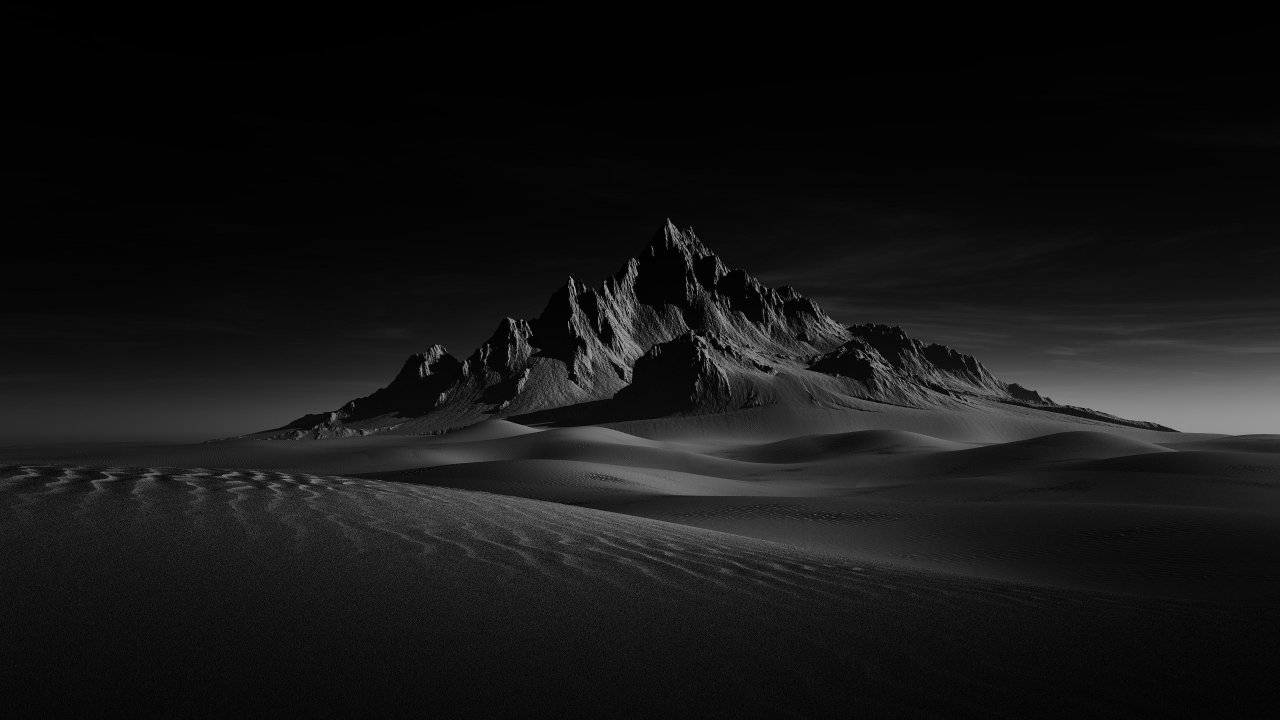
#> input picture home/.config/fastfetch/text-art-source.jpg, 3840 x 2160 px (shown at 1/3 size)
$ python render.py ../fastfetch/text-art-source.jpg ../fastfetch/crest.png out.png
#> lines starting #> are read from the running program, lines starting #| are printed output that depends on the picture
import sys,math,random
from PIL import Image,ImageDraw,ImageFont,ImageFilter
src,fontp,out=sys.argv[1:]
W,H=2560,1440; cw,ch=12,22
cols,rows=W//cw+1,H//ch+1
full=Image.open(src).convert("L")
#> full is the input picture: PIL image 3840x2160 L; min 0, max 225, mean 21.5
img=full.resize((cols,rows),Image.LANCZOS)
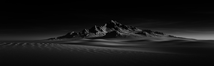
#> img: PIL image 214x66 L; min 0, max 152, mean 21.5
edge=full.filter(ImageFilter.GaussianBlur(3)).filter(ImageFilter.FIND_EDGES).filter(ImageFilter.MaxFilter(9)).resize((cols,rows),Image.BOX)
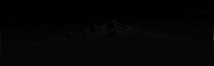
#> edge: PIL image 214x66 L; min 0, max 44, mean 3.8
font=ImageFont.truetype(fontp,17)
ramp=" .·:-=+*x%#@"
o=Image.new("RGB",(W,H),(5,5,5)); d=ImageDraw.Draw(o)
#> after `o = Image.new('RGB', (W, H), (5, 5, 5))`: o: PIL image 2560x1440 RGB; every value is 5
random.seed(7)
for y in range(rows):
    for x in range(cols):
        l=img.getpixel((x,y))/255
        e=0 if x<3 or y<3 or x>cols-4 or y>rows-4 else min(1,edge.getpixel((x,y))/40)
        river=max(0,(l-0.6)*2.5) if y>rows*0.45 else 0      # the river below the ridge gets its own glow
        v=max(0,min(1,0.45*l**2.2+0.7*e+0.6*river))
        c=ramp[min(len(ramp)-1,int(v*(len(ramp)-1)+random.random()*0.5))]
        if c==" ": continue
        dx=(x/cols-0.5)*2; dy=(y/rows-0.5)*2
        f=1-0.35*math.exp(-(dx*dx*1.4+dy*dy*2.0))
        g=int(30+225*v*f)
        d.text((x*cw,y*ch),c,font=font,fill=(g,g,g))
vg=Image.new("L",(W,H),0); vd=ImageDraw.Draw(vg)
#> after `vg = Image.new('L', (W, H), 0)`: vg: PIL image 2560x1440 L; every value is 0
for i in range(60): vd.rectangle([i*8,i*5,W-i*8,H-i*5],fill=int(255*min(1,i/40)))
vg=vg.filter(ImageFilter.GaussianBlur(60))
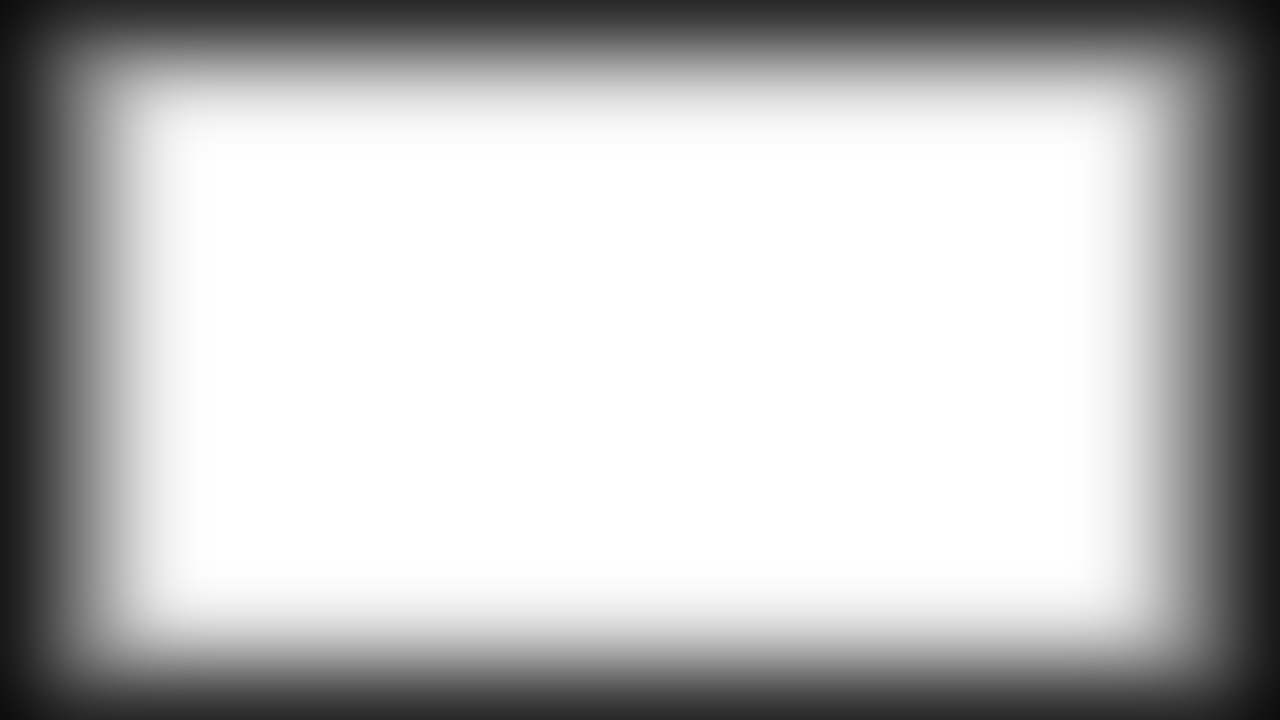
#> vg: PIL image 2560x1440 L (shown at 1/2 size); min 12, max 255, mean 190.9
Image.composite(o,Image.new("RGB",(W,H),(4,4,4)),vg).save(out,optimize=True)
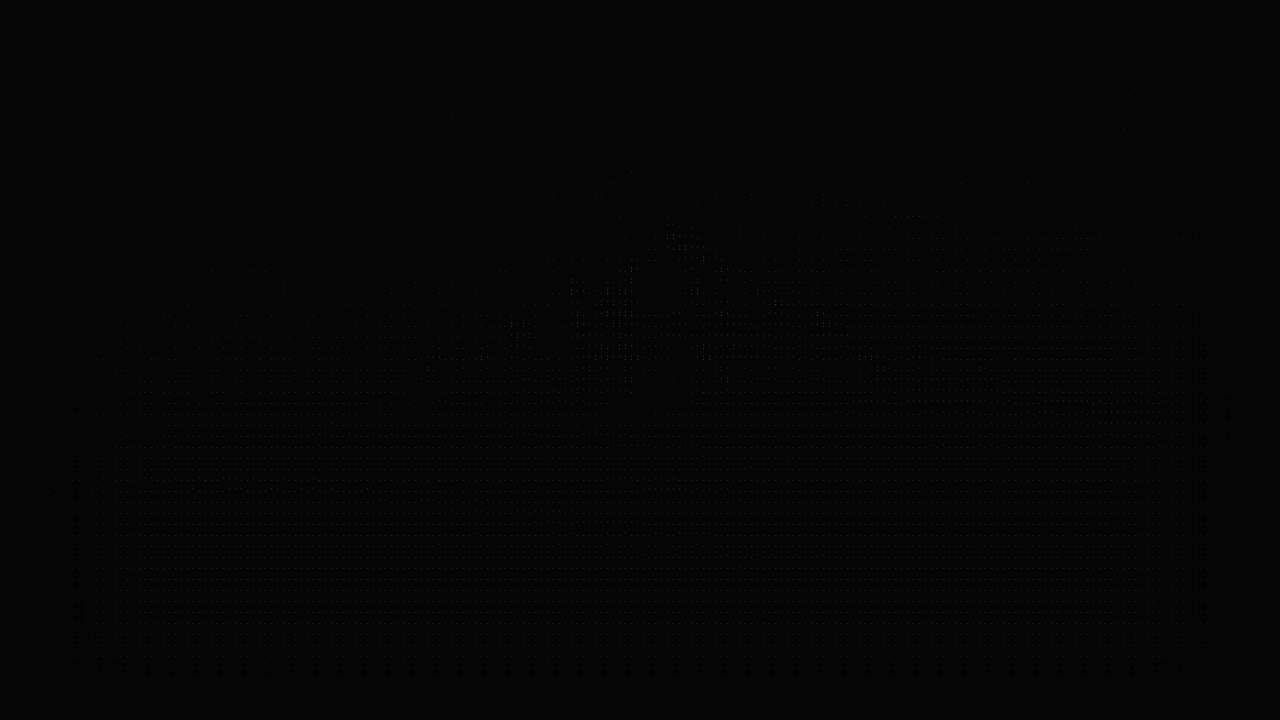
#> saved as out.png: PIL image 2560x1440 RGB (shown at 1/2 size); min 4, max 77, mean 5
